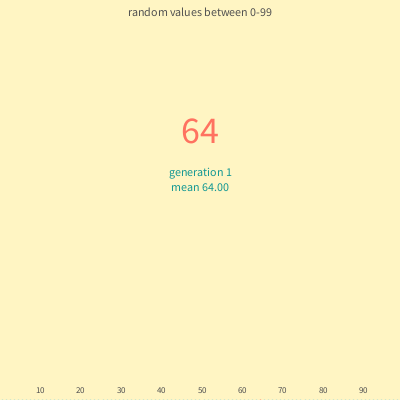
Frame 1 (no input)
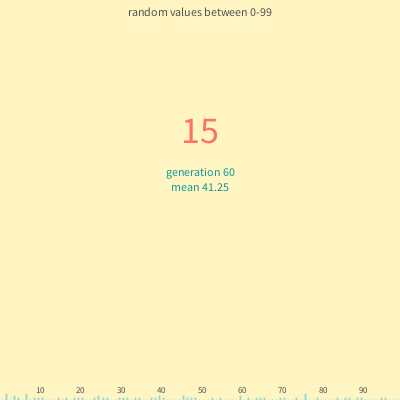
Frame 60 (the mouse pressed at the canvas centre just before this capture)
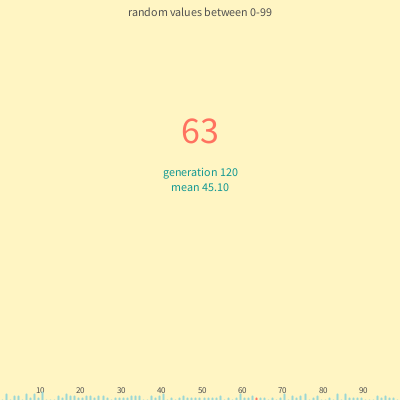
Frame 120 (the mouse held since frame 60 and released just before this capture)

The Processing sketch that drew these frames (run headless with seeded random() and noise(); from frame 60 on, the mouse is pressed at the canvas centre):

// Processing sketch: sketch_02_random_basics
// ── sketch_02_random_basics.pde
// Gestalten mit Code - day 02 - andvanced lectures

/**
 * shows the occurrences of random numbers between 0 - 99.
 * Note: over time the mean tends to go agains 49.5
 *
 */

long sum = 0;
int generation = 0;
int randMax = 100;
int[] occurrences = new int[randMax];

void setup() {
  size(400, 400);
  frameRate(30);
  textAlign(CENTER, CENTER);
  
  for(int i=0; i < randMax; i++) {
     occurrences[i] = 0;
  }
}

void draw() {
  background(#FFF5C3);
  generation++;
  int randNumber = (int) random(0, randMax);
  sum += randNumber;
  float mean = sum / (float)generation;
  
  // draw the occurencies of all numbers generated
  for (int i=0; i < randMax; i++) {
    int posX = (int) map(i, 0, 99, 0, width);
    int value = occurrences[i];
    
    if(i%10 == 0 && i != 0) {
      textSize(9);
      fill(#505050);
      text(i, posX, height - 10);
    }
    if (i == randNumber) { 
      stroke(#FF7260);
    } else {
      stroke(#9BD7D5);
    }
    strokeWeight(2);
    line(posX+2, height, posX+2, height - (value*2));
  }
  
  textSize(12);
  fill(#505050);
  text("random values between 0-99", width/2, 12);
  
  // draw our current random number, generation, and mean value
  textSize(38);
  fill(#FF7260);
  text(randNumber, width/2, 130);
  textSize(12);
  fill(#129793);
  text("generation "+generation, width/2, 172);
  text("mean "+nf(mean, 0, 2) , width/2, 187);
  
  // count up the occurrence of the current number
  occurrences[randNumber]++;
}
